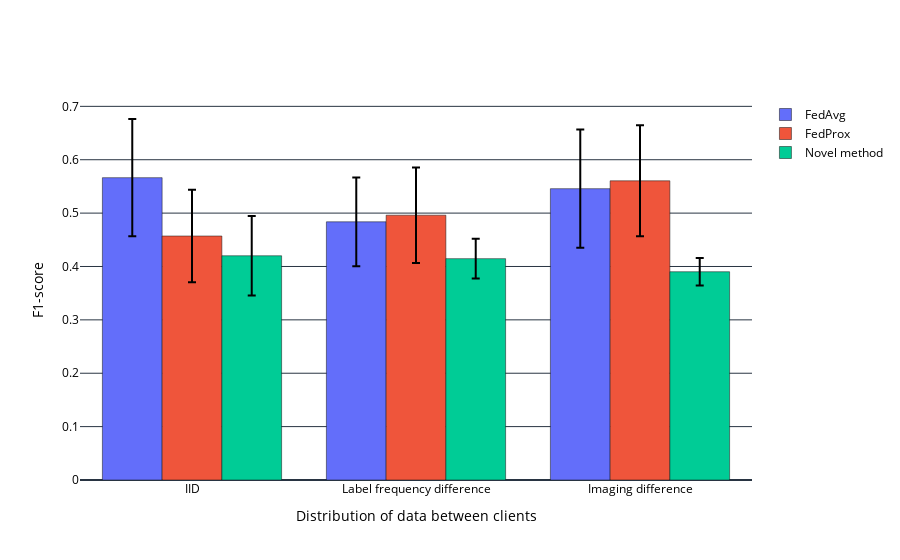

Source (notebook cell):
### Markdown cell above
# Bar chats

### Code cell
import plotly.graph_objects as go

fig = go.Figure()

iid_settings = ["IID", "Label frequency difference", "Imaging difference"]
fig.add_trace(
    go.Bar(
        name="FedAvg", x=iid_settings, y=[.5664, .4837, .5458],
            error_y=dict(
                type='data',
                array=[.1099, .0832, .1109],
                visible=True,
             color="black"
            )
    )
)
fig.add_trace(go.Bar(name="FedProx", x=iid_settings, y=[.4571, .4961, .5605],
             error_y=dict(
                type='data',
                array=[.0865, .0894, .1039],
                visible=True,
             color="black"
            )
))
fig.add_trace(go.Bar(name="Novel method", x=iid_settings, y=[.4201, .4147, .3902],
             error_y=dict(
                type='data',
                array=[.0744, .0373, .0259],
                visible=True,
             color="black"
            )))
# fig.add_trace(go.Scatter(name="Average", x=iid_settings, y=[(.5664+.4571+.4201)/3, (.4837+.4961+.4147)/3, (.5458+.5605+.3902)/3]))

fig.update_layout(barmode='group', font_color="black")
fig.update_yaxes(title_text="F1-score")
fig.update_xaxes(title_text="Distribution of data between clients")
fig.update_layout(
    {
        "paper_bgcolor": "rgba(0, 0, 0, 0)",
        "plot_bgcolor": "rgba(0, 0, 0, 0)",
    }
)
 
fig.write_html(r"C:\Users\Lenovo\Desktop\meningioma_project\thesis_text\graphics\figures\results\federated\bar_chart_fl_non_iid_comparison.html")
fig.show()

### Figure 1 — Plotly figure (JSON) as saved in the notebook; plotly's stock layout.template omitted (floating-point values rounded to 4 significant figures)
{"data": [{"error_y": {"array": [0.1099, 0.0832, 0.1109], "color": "black", "type": "data", "visible": true}, "name": "FedAvg", "x": ["IID", "Label frequency difference", "Imaging difference"], "y": [0.5664, 0.4837, 0.5458], "type": "bar"}, {"error_y": {"array": [0.0865, 0.0894, 0.1039], "color": "black", "type": "data", "visible": true}, "name": "FedProx", "x": ["IID", "Label frequency difference", "Imaging difference"], "y": [0.4571, 0.4961, 0.5605], "type": "bar"}, {"error_y": {"array": [0.0744, 0.0373, 0.0259], "color": "black", "type": "data", "visible": true}, "name": "Novel method", "x": ["IID", "Label frequency difference", "Imaging difference"], "y": [0.4201, 0.4147, 0.3902], "type": "bar"}], "layout": {"font": {"color": "black"}, "barmode": "group", "yaxis": {"title": {"text": "F1-score"}}, "xaxis": {"title": {"text": "Distribution of data between clients"}}, "paper_bgcolor": "rgba(0, 0, 0, 0)", "plot_bgcolor": "rgba(0, 0, 0, 0)"}}
